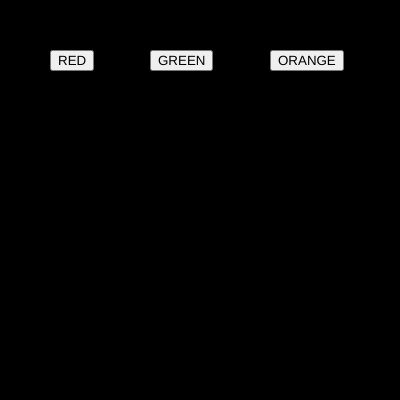
Frame 1 (no input)
Frame 60 (no input): identical to frame 1, image omitted
Frame 120 (the mouse pressed at the canvas centre since frame 60): identical to frame 1, image omitted

The p5.js sketch that drew this single still picture (run headless with seeded random() and noise() and a simulated clock; from frame 60 on, the mouse is pressed at the canvas centre):

// p5.js sketch
// ── sketch.js
var btn_red;
var btn_green;
var btn_orange;

var r = 0;
var g = 0;
var b = 0;

function setup() {
  createCanvas(400,400);  

  btn_red=createButton("RED");
  btn_red.position(50,50);
  btn_red.mousePressed(red_bg);

  btn_green=createButton("GREEN");
  btn_green.position(150,50);
  btn_green.mousePressed(green_bg);

  btn_orange=createButton("ORANGE");
  btn_orange.position(270,50);
  btn_orange.mousePressed(orange_bg);

}

function draw() {
  background(r,g,b);
}

function red_bg ()
{
  r=255;
  g=0;
  b=0;
}

function green_bg()
{
  r=0;
  g=255;
  b=0;
}

function orange_bg()
{
  r=255;
  g=165;
  b=0;
}
